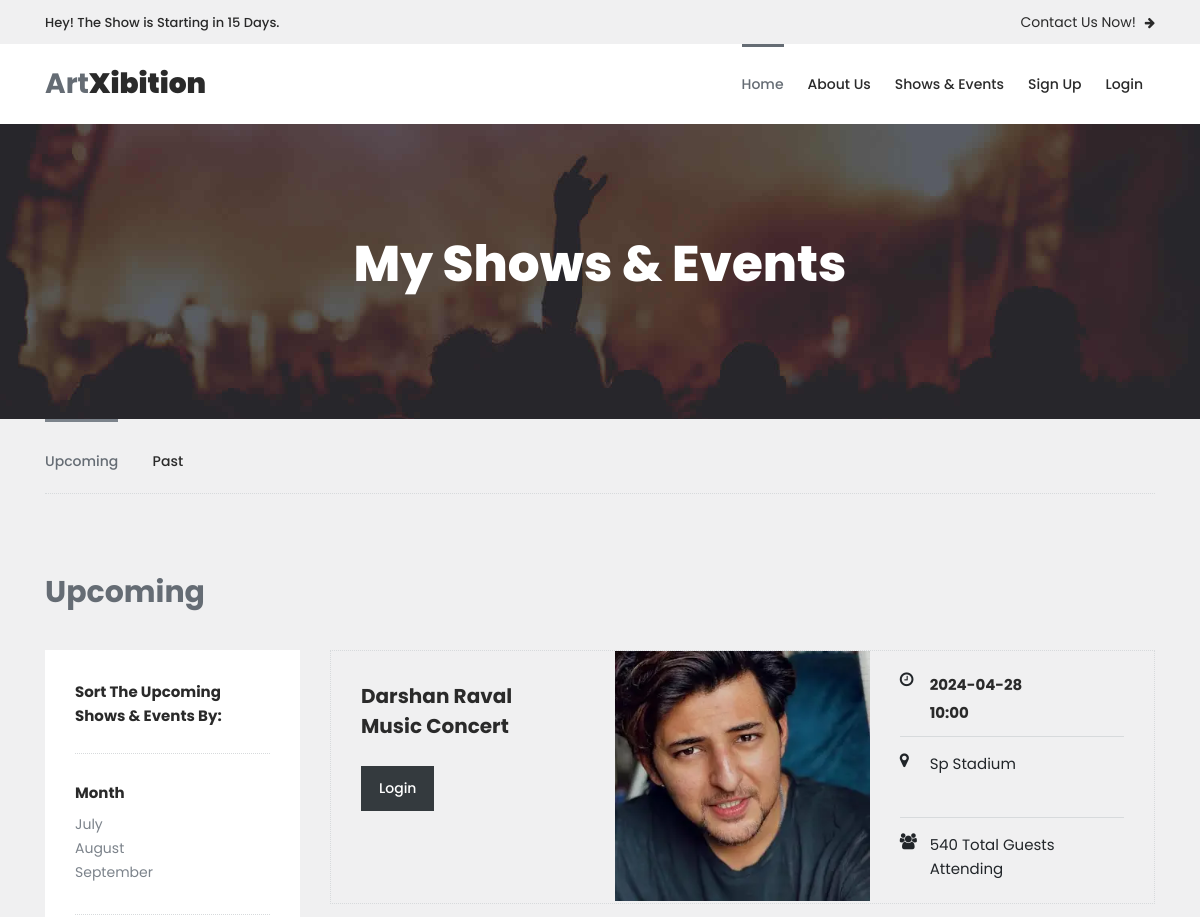
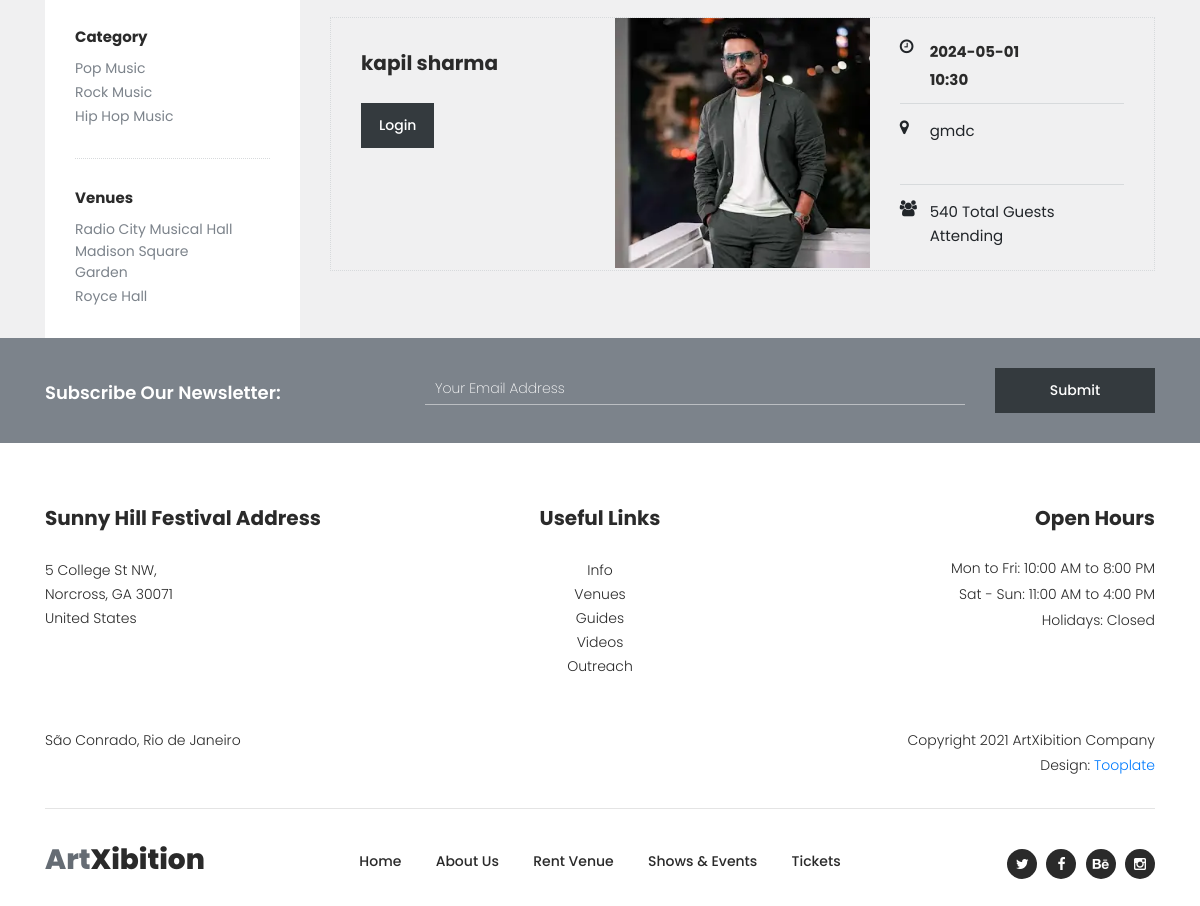
Screenshot of /shows-events/ with the database file from the repository (2 pictures, top to bottom).
### myapp/models.py (models this page shows, shortened)
class Event(models.Model):
	manager=models.ForeignKey(User,on_delete=models.CASCADE)
	event_name=models.CharField(max_length=100)
	event_date=models.CharField(max_length=100)
	event_time=models.CharField(max_length=100)
	event_venue=models.TextField()
	event_picture=models.ImageField(upload_to="event_picture/")
	event_price=models.PositiveIntegerField()

### myapp/views.py (the view)
# urls.py: path('shows-events/',views.shows_events,name='shows-events'),
def shows_events(request):
	events=Event.objects.all()
	return render(request,'shows-events.html',{'events':events})

### myapp/templates/shows-events.html (shortened to what this page needs)
{% extends 'header.html' %}
{% load static%}
{% block content %}
<!DOCTYPE html>
<html lang="en">
  <head>
   </head>
    <body>
    <div class="page-heading-shows-events">
        <div class="container">
            <div class="row">
                <div class="col-lg-12">
                    <h2>My Shows & Events</h2>
                </div>
            </div>
        </div>
    </div>
    <div class="shows-events-tabs">
        <div class="container">
            <div class="row">
                <div class="col-lg-12">
                    <div class="row" id="tabs">
                        <div class="col-lg-12">
                            <div class="heading-tabs">
                                <div class="row">
                                    <div class="col-lg-8">
                                        <ul>
                                          <li><a href='#tabs-1'>Upcoming</a></li>
                                          <li><a href='#tabs-2'>Past</a></a></li>
                                        </ul>
                                    </div>
                                </div>
                            </div>
                        </div>
                        <div class="col-lg-12">
                            <section class='tabs-content'>
                                <article id='tabs-1'>
                                    <div class="row">
                                        <div class="col-lg-12">
                                            <div class="heading"><h2>Upcoming</h2></div>
                                        </div>
                                        <div class="col-lg-3">
                                            <div class="sidebar">
                                                <div class="row">
                                                    <div class="col-lg-12">
                                                        <div class="heading-sidebar">
                                                            <h4>Sort The Upcoming Shows & Events By:</h4>
                                                        </div>
                                                    </div>
                                                    <div class="col-lg-12">
                                                        <div class="month">
                                                            <h6>Month</h6>
                                                            <ul>
                                                                <li><a href="#">July</a></li>
                                                                <li><a href="#">August</a></li>
                                                                <li><a href="#">September</a></li>
                                                            </ul>
                                                        </div>
                                                    </div>
                                                    <div class="col-lg-12">
                                                        <div class="category">
                                                            <h6>Category</h6>
                                                            <ul>
                                                                <li><a href="#">Pop Music</a></li>
                                                                <li><a href="#">Rock Music</a></li>
                                                                <li><a href="#">Hip Hop Music</a></li>
                                                            </ul>
                                                        </div>
                                                    </div>
                                                    <div class="col-lg-12">
                                                        <div class="venues">
                                                            <h6>Venues</h6>
                                                            <ul>
                                                                <li><a href="#">Radio City Musical Hall</a></li>
                                                                <li><a href="#">Madison Square Garden</a></li>
                                                                <li><a href="#">Royce Hall</a></li>
                                                            </ul>
                                                        </div>
                                                    </div>
                                                </div>
                                            </div>
                                        </div>
                                        <div class="col-lg-9">
                                            <div class="row">
                                                {% for i in events %}
                                                <div class="col-lg-12">
                                                    <div class="event-item">
                                                        <div class="row">
                                                            <div class="col-lg-4">
                                                                <div class="left-content">
                                                                    <h4>{{i.event_name}}</h4>
                                                                    <div class="main-dark-button">
                                                                        {% if request.session.email %}
                                                                    <a href="{% url 'event-details' pk=i.pk %}">Details
                                                                    </a>
                                                                    {% else %}
                                                                    <a href="{% url 'login' %}">Login
                                                                    </a>
                                                                    {% endif %}
                                                                    </div>
                                                                </div>
                                                            </div>
                                                            <div class="col-lg-4">
                                                                <div class="thumb">
                                                                    <img src="{{i.event_picture.url}}" alt=""
                                                                    style="height: 250px;width: 300px;">
                                                                </div>
                                                            </div>
                                                            <div class="col-lg-4">
                                                                <div class="right-content">
                                                                    <ul>
                                                                        <li>
                                                                            <i class="fa fa-clock-o"></i>
                                                                            <h6>{{i.event_date}}<br>{{i.event_time}}</h6>
                                                                        </li>
                                                                        <li>
                                                                            <i class="fa fa-map-marker"></i>
                                                                            <span>{{i.event_venue}}</span>
                                                                        </li>
                                                                        <li>
                                                                            <i class="fa fa-users"></i>
                                                                            <span>540 Total Guests Attending</span>
                                                                        </li>
                                                                    </ul>
                                                                </div>
                                                            </div>
                                                        </div>
                                                    </div>
                                                </div>
                                                {% endfor %}
                                            </div>
                                        </div>
                                    </div>
                                </article>
                            </section>
                        </div>
                    </div>
                </div>
            </div>
        </div>
    </div>
    <div class="subscribe">
        <div class="container">
            <div class="row">
                <div class="col-lg-4">
                    <h4>Subscribe Our Newsletter:</h4>
                </div>
                <div class="col-lg-8">
                    <form id="subscribe" action="" method="get">
                        <div class="row">
                          <div class="col-lg-9">
                            <fieldset>
                              <input name="email" type="text" id="email" pattern="[^ @]*@[^ @]*" placeholder="Your Email Address" required="">
                            </fieldset>
                          </div>
                          <div class="col-lg-3">
                            <fieldset>
                              <button type="submit" id="form-submit" class="main-dark-button">Submit</button>
                            </fieldset>
                          </div>
                        </div>
                    </form>
                </div>
            </div>
        </div>
    </div>
  </body>
</html>
{% endblock %}

### rows the page displays
Event: event_name "Darshan Raval Music Concert", event_picture (picture), event_date "2024-04-28", event_time "10:00", event_venue "Sp Stadium"
Event: event_name "kapil sharma", event_picture (picture), event_date "2024-05-01", event_time "10:30", event_venue "gmdc"
